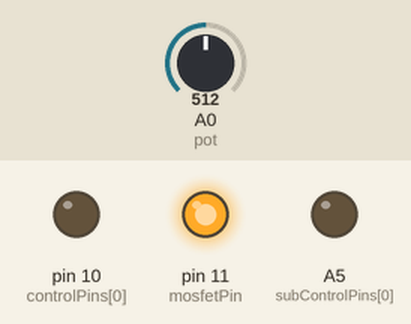
This sketch was run on a simulated Arduino Uno, built with avr-gcc and run on an emulated ATmega328P. Parts: output pins drawn as LEDs (lit = HIGH). Inputs (shaded band) come from the test bench; at power-on: A0 (pot) = 512. Pins used as bus, display or sensor lines are not drawn.

Above: at 1.2 s.
1.3 s: A0 (pot) set to 495
2.8 s: A0 (pot) set to 474
At 3.9 s:
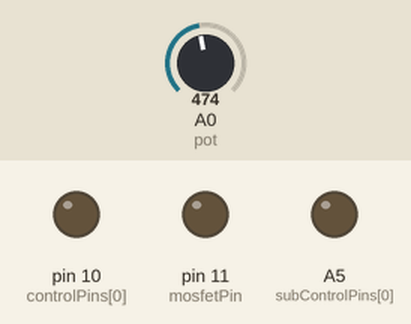
4.3 s: A0 (pot) set to 490
At 4.7 s:
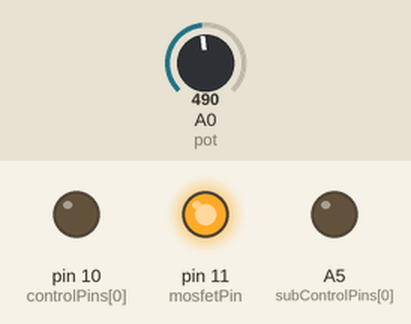
5.8 s: A0 (pot) set to 470
At 6.6 s:
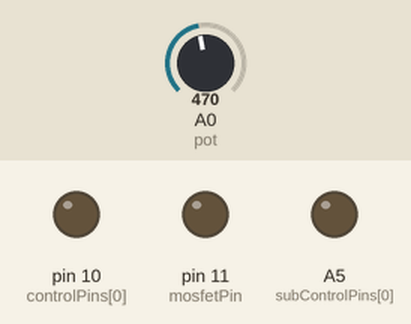
Timing chart, 0 to 8.3 s (numbered marks = the images above; inputs shaded):
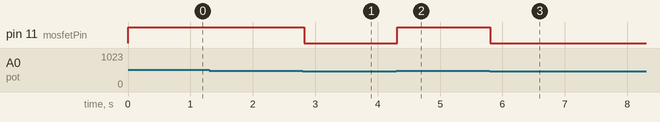

Measured:
- the behaviour switches between 481 and 480 on A0 (pot) (found by bisection; images 0 and 1)
- after the input at 1.3 s, every drawn part: stays the same
- after the input at 2.8 s, pin 11 (mosfetPin): HIGH → LOW at once
- after the input at 4.3 s, pin 11 (mosfetPin): LOW → HIGH at once
- after the input at 5.8 s, pin 11 (mosfetPin): HIGH → LOW at once

The sketch:

Z31_Fuel_Guage_240-33omh_PROD.ino
```cpp
const int numPins = 11;
const int numSubPins = 5;
int pot = A0;
int flevel = 0;
int mosfetPin = 11; // MOSFET control pin
int subRange = 0;

int controlPins[numPins] = {10, 9, 8, 7, 6, 5, 4, 3, 2, 1, 0};
int subControlPins[numSubPins] = {A5, A4, A3, A2, A1};

void setup() {
  pinMode(13, OUTPUT);
  pinMode(pot, INPUT);
  pinMode(mosfetPin, OUTPUT); // Control MOSFET
  digitalWrite(mosfetPin, LOW); // Initialize MOSFET to LOW
}

void subcntrl(int sublevel) {
  if (flevel <= 325){
    pinMode(A1, OUTPUT);
    digitalWrite(A1, LOW);
  }else{
  for (int i = 0; i < numSubPins; i++) {
    pinMode(subControlPins[i], i == sublevel ? OUTPUT : INPUT);
    digitalWrite(subControlPins[i], LOW);
  }
  }
}

void cntrl(int level) {
  for (int i = 0; i < numPins; i++) {
    pinMode(controlPins[i], i <= level ? OUTPUT : INPUT);
    digitalWrite(controlPins[i], LOW); // Set to LOW to turn off pins that are not in use
  }
}

void loop() {
  flevel = analogRead(pot);
  int level = map(flevel, 490, 135, 0, 11);

  subRange = map(flevel, 490, 325, 0, 5);

  digitalWrite(mosfetPin, flevel > 480);

  cntrl(level);
  subcntrl(subRange);
  hrtbeat();
}
void hrtbeat(){
  digitalWrite(13, HIGH);
  delay(1);
  digitalWrite(13, LOW);
  delay(50);
}
```
